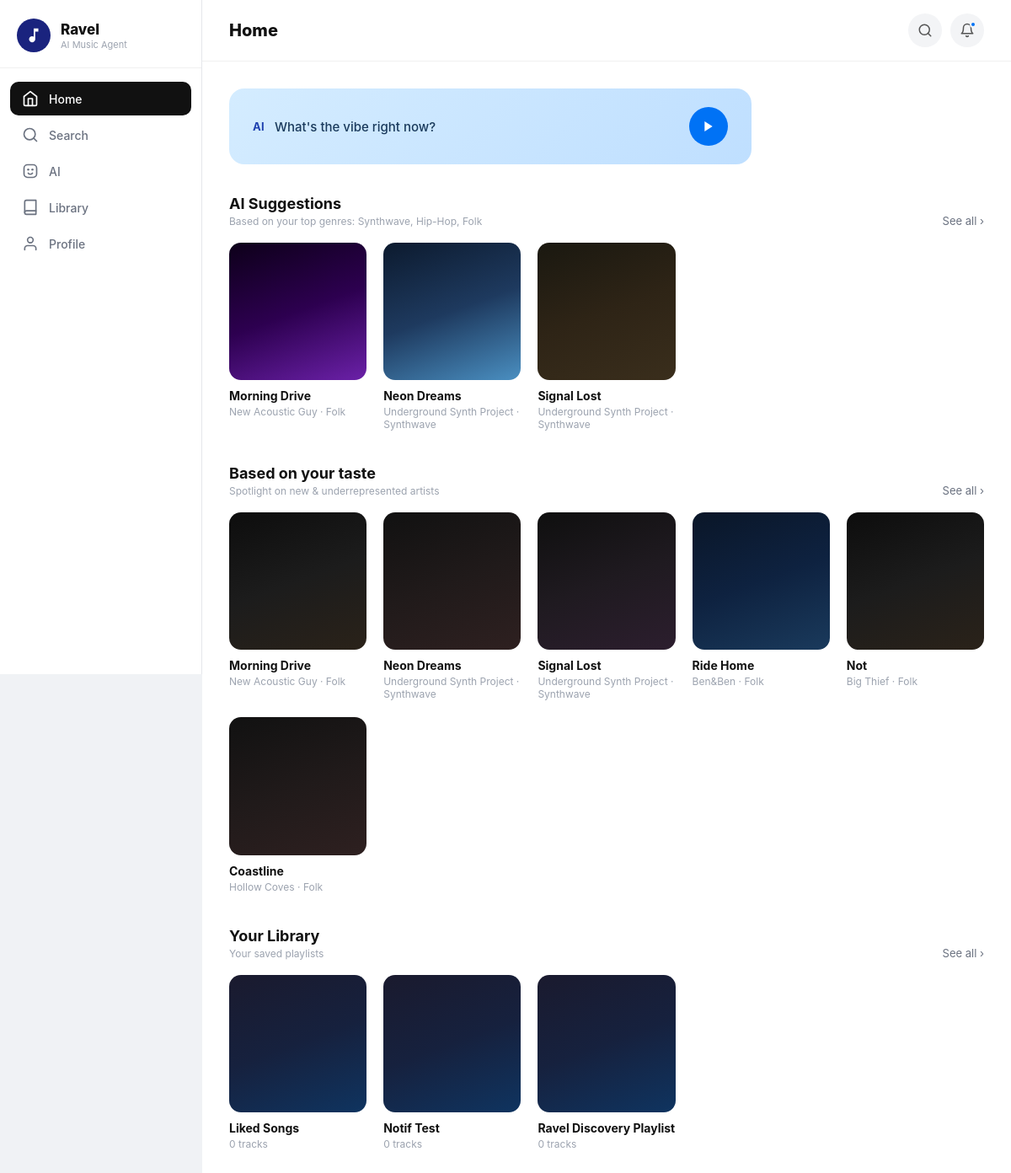
The page /dashboard (signed in) on the database its author committed.
### tables this page shows
CREATE TABLE Track (
        TrackID INTEGER PRIMARY KEY AUTOINCREMENT,
        ArtistID INTEGER,
        Title TEXT NOT NULL,
        Genre TEXT,
        PlayCount INTEGER,
        FOREIGN KEY (ArtistID) REFERENCES Artist(ArtistID)
    );

CREATE TABLE Artist (
        ArtistID INTEGER PRIMARY KEY AUTOINCREMENT,
        Name TEXT NOT NULL,
        StreamCount INTEGER,
        IsUnderrepresented BOOLEAN
    );

CREATE TABLE Playlist (
        PlaylistID INTEGER PRIMARY KEY AUTOINCREMENT,
        UserID INTEGER,
        GeneratedTitle TEXT,
        DateCreated DATETIME DEFAULT CURRENT_TIMESTAMP,
        FOREIGN KEY (UserID) REFERENCES User(UserID)
    );

### app.py (the view, shortened to what this page needs)
@app.route('/dashboard')
def dashboard():
    if 'user_id' not in session:
        return redirect(url_for('login'))
    user_id = session['user_id']
    conn = get_db_connection()
    playlists_data = conn.execute('SELECT * FROM Playlist WHERE UserID = ? ORDER BY DateCreated DESC',
                                  (user_id,)).fetchall()
    saved_playlists = []
    player_saved_playlists = []
    for p in playlists_data:
        tracks = conn.execute('''
            SELECT Track.TrackID, Track.Title, Artist.Name as ArtistName, Track.Genre
            FROM Contains
            JOIN Track ON Contains.TrackID = Track.TrackID
            JOIN Artist ON Track.ArtistID = Artist.ArtistID
            WHERE Contains.PlaylistID = ?
        ''', (p['PlaylistID'],)).fetchall()
        saved_playlists.append({
            "id": p['PlaylistID'],
            "title": p['GeneratedTitle'],
            "date": p['DateCreated'],
            "tracks": tracks
        })
        player_saved_playlists.append({
            "id": p['PlaylistID'],
            "title": p['GeneratedTitle'],
            "tracks": [
                {
                    "id": track['TrackID'],
                    "title": track['Title'],
                    "artist": track['ArtistName'],
                    "genre": track['Genre']
                }
                for track in tracks
            ]
        })
    top_genres_rows = conn.execute('''
        SELECT Genre, COUNT(*) as cnt FROM ListenHistory
        WHERE UserID = ? AND Genre != ''
        GROUP BY Genre ORDER BY cnt DESC LIMIT 3
    ''', (user_id,)).fetchall()
    top_genre_names = [g['Genre'] for g in top_genres_rows]
    recommendations = []
    if top_genre_names:
        placeholders = ','.join('?' * len(top_genre_names))
        recommendations = conn.execute(f'''
            SELECT Track.TrackID, Track.Title, Artist.Name as ArtistName, Track.Genre
            FROM Track JOIN Artist ON Track.ArtistID = Artist.ArtistID
            WHERE Artist.IsUnderrepresented = 1 AND Track.Genre IN ({placeholders})
            ORDER BY Artist.StreamCount ASC LIMIT 6
        ''', top_genre_names).fetchall()
    notifications = build_user_notifications(conn, user_id)
    conn.close()
    recs = [{'id': r['TrackID'], 'title': r['Title'], 'artist': r['ArtistName'], 'genre': r['Genre']}
            for r in recommendations]
    return render_template('dashboard.html',
        playlists=saved_playlists,
        player_playlists=player_saved_playlists,
        recommendations=recs,
        top_genres=top_genre_names,
        notifications=notifications
    )

### app.py (called while the page is built)
def get_db_connection():
    conn = sqlite3.connect('ravel_database.db')
    conn.row_factory = sqlite3.Row
    return conn

def _fmt_relative_time(ts):
    if not ts:
        return 'Recently'
    try:
        dt = datetime.strptime(ts[:19], '%Y-%m-%d %H:%M:%S')
        delta = datetime.now() - dt
        secs = max(int(delta.total_seconds()), 0)
        if secs < 60:
            return 'Just now'
        if secs < 3600:
            return f'{secs // 60} min ago'
        if secs < 86400:
            return f'{secs // 3600} hr ago'
        if secs < 604800:
            return f'{secs // 86400} day ago' if secs < 172800 else f'{secs // 86400} days ago'
        return dt.strftime('%b %d')
    except Exception:
        return 'Recently'

def build_user_notifications(conn, user_id):
    rows = conn.execute('''
        SELECT NotificationID, Message, IsRead, CreatedAt
        FROM Notification
        WHERE UserID = ?
        ORDER BY CreatedAt DESC, NotificationID DESC
        LIMIT 5
    ''', (user_id,)).fetchall()
    return [
        {
            'id': row['NotificationID'],
            'text': row['Message'],
            'time': _fmt_relative_time(row['CreatedAt']),
            'read': bool(row['IsRead'])
        }
        for row in rows
    ]

### templates/dashboard.html (shortened to what this page needs)
<!DOCTYPE html>
<html lang="en">
<head>
</head>
<body>
<div class="sidebar">
    <div class="sidebar-logo">
        <div class="logo-circle">
            <svg width="22" height="22" viewBox="0 0 24 24" fill="white">
                <path d="M12 3v10.55c-.59-.34-1.27-.55-2-.55-2.21 0-4 1.79-4 4s1.79 4 4 4 4-1.79 4-4V7h4V3h-6z"/>
            </svg>
        </div>
        <div class="sidebar-brand"><h2>Ravel</h2><p>AI Music Agent</p></div>
    </div>
    <nav class="sidebar-nav">
        <a href="/dashboard" class="nav-link active">
            <svg viewBox="0 0 24 24" fill="none" stroke="currentColor" stroke-width="2" stroke-linecap="round" stroke-linejoin="round"><path d="M3 9l9-7 9 7v11a2 2 0 0 1-2 2H5a2 2 0 0 1-2-2z"/><polyline points="9 22 9 12 15 12 15 22"/></svg>
            Home
        </a>
        <a href="/search" class="nav-link">
            <svg viewBox="0 0 24 24" fill="none" stroke="currentColor" stroke-width="2" stroke-linecap="round" stroke-linejoin="round"><circle cx="11" cy="11" r="8"/><line x1="21" y1="21" x2="16.65" y2="16.65"/></svg>
            Search
        </a>
        <a href="/ai" class="nav-link">
            AI
        </a>
        <a href="/library" class="nav-link">
            <svg viewBox="0 0 24 24" fill="none" stroke="currentColor" stroke-width="2" stroke-linecap="round" stroke-linejoin="round"><path d="M4 19.5A2.5 2.5 0 0 1 6.5 17H20"/><path d="M6.5 2H20v20H6.5A2.5 2.5 0 0 1 4 19.5v-15A2.5 2.5 0 0 1 6.5 2z"/></svg>
            Library
        </a>
        <a href="/profile" class="nav-link">
            <svg viewBox="0 0 24 24" fill="none" stroke="currentColor" stroke-width="2" stroke-linecap="round" stroke-linejoin="round"><path d="M20 21v-2a4 4 0 0 0-4-4H8a4 4 0 0 0-4 4v2"/><circle cx="12" cy="7" r="4"/></svg>
            Profile
        </a>
    </nav>
</div>
<div class="main-content">
    <div class="top-bar">
        <span class="top-bar-title">Home</span>
        <div class="top-bar-right">
            <button class="icon-btn" onclick="window.location.href='/search'" aria-label="Search">
                <svg width="18" height="18" viewBox="0 0 24 24" fill="none" stroke="#555" stroke-width="2" stroke-linecap="round" stroke-linejoin="round"><circle cx="11" cy="11" r="8"/><line x1="21" y1="21" x2="16.65" y2="16.65"/></svg>
            </button>
            <div class="notif-wrapper">
                <button class="icon-btn" id="notif-btn" onclick="toggleNotif()" aria-label="Notifications">
                    <svg width="18" height="18" viewBox="0 0 24 24" fill="none" stroke="#555" stroke-width="2" stroke-linecap="round" stroke-linejoin="round"><path d="M18 8A6 6 0 0 0 6 8c0 7-3 9-3 9h18s-3-2-3-9"/><path d="M13.73 21a2 2 0 0 1-3.46 0"/></svg>
                    <span class="notif-badge" id="notif-badge"{% if not notifications %} style="display:none;"{% endif %}></span>
                </button>
            </div>
        </div>
    </div>
    <div class="content-area">
        <div class="ai-vibe-bubble" role="button" tabindex="0" onclick="goToAIPage()" onkeydown="if(event.key==='Enter' || event.key===' '){event.preventDefault();goToAIPage();}">
            <div class="ai-vibe-inner">
                <span class="ai-label">AI</span>
                <p class="vibe-question">What's the vibe right now?</p>
            </div>
            <button class="vibe-play-btn" type="button" onclick="event.stopPropagation();goToAIPage()" aria-label="Open AI tab">
                <svg width="16" height="16" viewBox="0 0 24 24" fill="white"><polygon points="5 3 19 12 5 21 5 3"/></svg>
            </button>
        </div>
        <div class="section">
            <div class="section-header">
                <div>
                    <div class="section-title">AI Suggestions</div>
                    <div class="section-subtitle">{% if top_genres %}Based on your top genres: {{ top_genres | join(', ') }}{% else %}Discover new music{% endif %}</div>
                </div>
                <a href="/library" class="see-all">See all &rsaquo;</a>
            </div>
            <div class="playlist-grid" id="ai-suggestions">
                {% if recommendations %}
                    {% for rec in recommendations[:3] %}
                    <div class="playlist-card" onclick="playRecommendation({{ loop.index0 }}, 'suggestions')">
                        <div class="playlist-card-image" style="background:linear-gradient(160deg,
                            {% if loop.index == 1 %}#0d0019 0%,#2d0050 50%,#6b21a8 100%
                            {% elif loop.index == 2 %}#0c1a2e 0%,#1e3a5f 50%,#4a8fc1 100%
                            {% else %}#1a1810 0%,#2e2416 50%,#3a2e1c 100%{% endif %});"></div>
                        <div class="playlist-card-title">{{ rec.title }}</div>
                        <div class="playlist-card-artist">{{ rec.artist }} &middot; {{ rec.genre }}</div>
                    </div>
                    {% endfor %}
                {% endif %}
            </div>
        </div>
        <div class="section">
            <div class="section-header">
                <div>
                    <div class="section-title">Based on your taste</div>
                    <div class="section-subtitle">Spotlight on new &amp; underrepresented artists</div>
                </div>
                <a href="/library" class="see-all">See all &rsaquo;</a>
            </div>
            <div class="playlist-grid" id="based-on-taste">
                {% if recommendations %}
                    {% for rec in recommendations %}
                    <div class="playlist-card" onclick="playRecommendation({{ loop.index0 }}, 'taste')">
                        <div class="playlist-card-image" style="background:linear-gradient(160deg,
                            {% if loop.index % 4 == 1 %}#0d0d0d 0%,#1c1c1c 50%,#2a2219 100%
                            {% elif loop.index % 4 == 2 %}#111111 0%,#201a1a 50%,#2e2020 100%
                            {% elif loop.index % 4 == 3 %}#0f0f0f 0%,#1f1a20 50%,#2c1e2e 100%
                            {% else %}#0a1628 0%,#0e2240 50%,#1a3a5c 100%{% endif %});"></div>
                        <div class="playlist-card-title">{{ rec.title }}</div>
                        <div class="playlist-card-artist">{{ rec.artist }} &middot; {{ rec.genre }}</div>
                    </div>
                    {% endfor %}
                {% else %}
                    <p style="color:#9ca3af;font-size:13px;">Listen to some tracks and the AI will personalise this section for you!</p>
                {% endif %}
            </div>
        </div>
        {% if playlists %}
        <div class="section">
            <div class="section-header">
                <div><div class="section-title">Your Library</div><div class="section-subtitle">Your saved playlists</div></div>
                <a href="/library" class="see-all">See all &rsaquo;</a>
            </div>
            <div class="playlist-grid">
                {% for playlist in playlists %}
                <div class="playlist-card" onclick="playDashboardPlaylist({{ playlist.id }})">
                    <div class="playlist-card-image" style="background:linear-gradient(160deg,#1a1a2e 0%,#16213e 50%,#0f3460 100%);"></div>
                    <div class="playlist-card-title">{{ playlist.title }}</div>
                    <div class="playlist-card-artist">{{ playlist.tracks|length }} tracks</div>
                </div>
                {% endfor %}
            </div>
        </div>
        {% endif %}
    </div>
</div>
</body>
</html>

### templates/dashboard.html (style rules this page uses)
* { margin: 0; padding: 0; box-sizing: border-box; }
body { font-family: -apple-system, BlinkMacSystemFont, 'Segoe UI', Roboto, sans-serif; background: #f0f2f5; min-height: 100vh; display: flex; }
.sidebar { width: 240px; min-width: 240px; height: 100vh; position: fixed; top: 0; left: 0; background: white; border-right: 1px solid #e5e7eb; display: flex; flex-direction: column; z-index: 50; }
.sidebar-logo { display: flex; align-items: center; gap: 12px; padding: 22px 20px 18px; border-bottom: 1px solid #f0f0f0; flex-shrink: 0; }
.logo-circle { width: 40px; height: 40px; background: #1a237e; border-radius: 50%; display: flex; align-items: center; justify-content: center; flex-shrink: 0; }
.sidebar-brand h2 { font-size: 17px; font-weight: 800; color: #111; }
.sidebar-brand p { font-size: 11px; color: #9ca3af; margin-top: 1px; }
.sidebar-nav { flex: 1; padding: 16px 12px; display: flex; flex-direction: column; gap: 3px; }
.nav-link { display: flex; align-items: center; gap: 12px; padding: 10px 14px; border-radius: 10px; border: none; background: none; cursor: pointer; font-size: 14px; font-weight: 500; color: #6b7280; text-decoration: none; transition: background 0.15s, color 0.15s; width: 100%; }
.nav-link.active { background: #111; color: white; }
.nav-link svg { width: 20px; height: 20px; flex-shrink: 0; }
.main-content { margin-left: 240px; flex: 1; min-height: 100vh; display: flex; flex-direction: column; background: white; }
.top-bar { background: white; border-bottom: 1px solid #f0f0f0; padding: 16px 32px; display: flex; align-items: center; justify-content: space-between; position: sticky; top: 0; z-index: 40; }
.top-bar-title { font-size: 20px; font-weight: 800; color: #111; }
.top-bar-right { display: flex; gap: 10px; align-items: center; }
.icon-btn { background: #f3f4f6; border: none; border-radius: 50%; width: 40px; height: 40px; display: flex; align-items: center; justify-content: center; cursor: pointer; transition: background 0.15s; position: relative; }
.content-area { padding: 32px; flex: 1; }
.notif-wrapper { position: relative; }
.notif-badge { position: absolute; top: 9px; right: 9px; width: 8px; height: 8px; background: #0072f5; border-radius: 50%; border: 2px solid #f3f4f6; }
.ai-vibe-bubble { background: linear-gradient(135deg, #d4ecff 0%, #bfdfff 100%); border-radius: 18px; padding: 22px 28px; margin-bottom: 36px; display: flex; align-items: center; justify-content: space-between; max-width: 620px; cursor: pointer; transition: transform 0.15s, box-shadow 0.15s; }
.ai-vibe-inner { display: flex; align-items: center; gap: 12px; flex: 1; }
.ai-label { font-size: 13px; font-weight: 700; color: #1e40af; letter-spacing: 0.3px; }
.vibe-question { font-size: 15px; font-weight: 500; color: #1a3a5c; }
.vibe-play-btn { width: 46px; height: 46px; background: #0072f5; border: none; border-radius: 50%; display: flex; align-items: center; justify-content: center; cursor: pointer; flex-shrink: 0; transition: background 0.2s; }
.section { margin-bottom: 40px; }
.section-header { display: flex; justify-content: space-between; align-items: flex-end; margin-bottom: 18px; }
.section-title { font-size: 18px; font-weight: 700; color: #111; }
.section-subtitle { font-size: 12px; color: #9ca3af; margin-top: 3px; }
.see-all { font-size: 13px; color: #6b7280; text-decoration: none; transition: color 0.2s; }
.playlist-grid { display: grid; grid-template-columns: repeat(auto-fill, minmax(155px, 1fr)); gap: 20px; }
.playlist-card { cursor: pointer; transition: transform 0.2s; }
.playlist-card-image { width: 100%; aspect-ratio: 1/1; border-radius: 14px; overflow: hidden; margin-bottom: 10px; }
.playlist-card-title { font-weight: 700; font-size: 14px; color: #111; }
.playlist-card-artist { font-size: 12px; color: #9ca3af; margin-top: 3px; }

### rows shown on the page
Track: title "Morning Drive", artist "New Acoustic Guy", genre "Folk"
Track: title "Neon Dreams", artist "Underground Synth Project", genre "Synthwave"
Track: title "Signal Lost", artist "Underground Synth Project", genre "Synthwave"
Track: title "Ride Home", artist "Ben&Ben", genre "Folk"
Track: title "Not", artist "Big Thief", genre "Folk"
Track: title "Coastline", artist "Hollow Coves", genre "Folk"
Playlist: title "Liked Songs", tracks|length "0"
Playlist: title "Notif Test", tracks|length "0"
Playlist: title "Ravel Discovery Playlist", tracks|length "0"

### other values the page prints
{{ top_genres | join(', ') }} "Synthwave, Hip-Hop, Folk"
